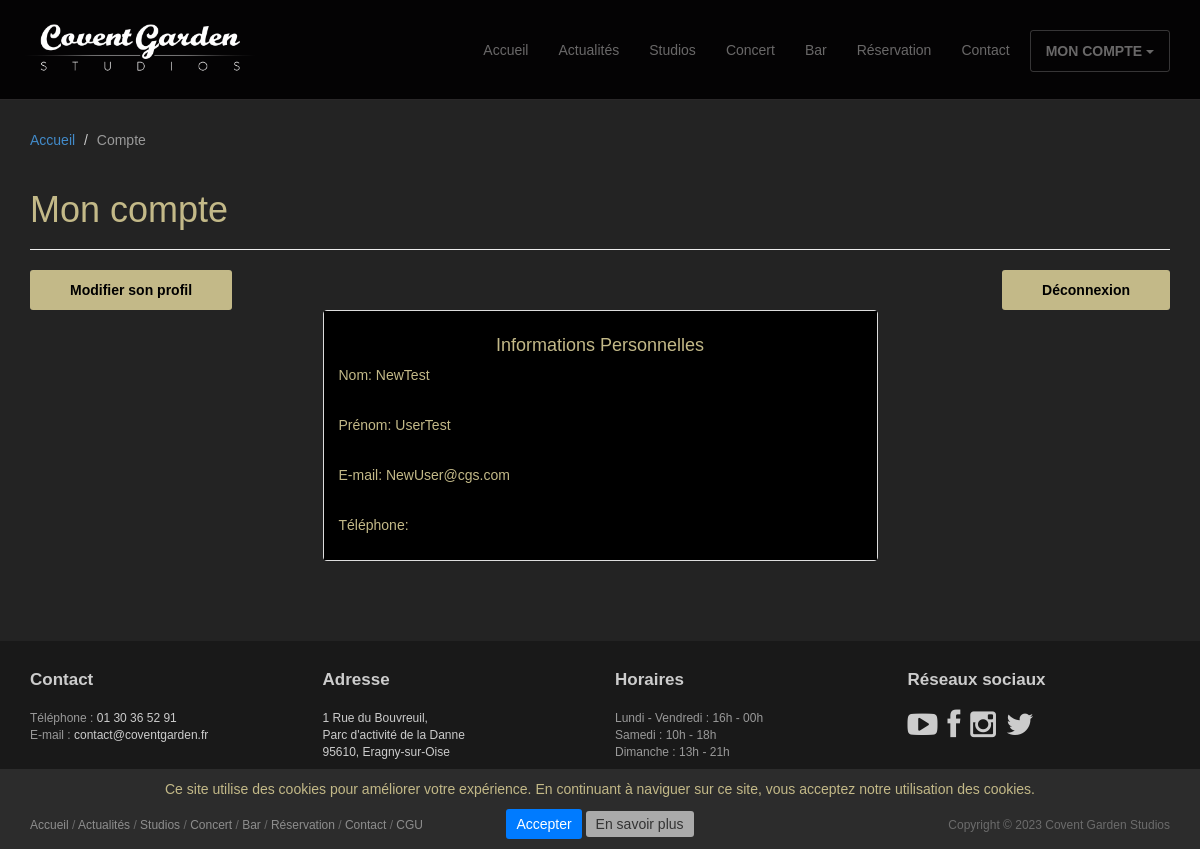
Screenshot of /compte/ (signed in) with the database file from the repository.
### studios/models.py (models this page shows, shortened)
class CustomUser(AbstractUser):
    username = MODEL_USERNAME
    email = MODEL_EMAIL
    last_name = MODEL_LAST_NAME
    first_name = MODEL_FIRST_NAME
    phone = MODEL_PHONE
    password = MODEL_PASSWORD
    password_confirm = MODEL_PASSWORD_CONFIRM

### studios/views.py (the view)
# urls.py: path('compte/', views.ProfileDetailView.as_view(), name='profile_detail'),
class ProfileDetailView(LoginRequiredMixin, View):
    redirect_field_name = ''
    template_name = "profile/profile_detail.html"
    context = {
        "title": "Mon compte",
        "breadcrumb": [
            {"view": "home", "name": "Accueil"},
            {"view": None, "name": "Compte"}]
    }
    def get(self, request):
        return render(request, self.template_name, self.context)

### studios/templates/profile/profile_detail.html (shortened to what this page needs)
{% extends 'base/base.html' %}
{% load static %}
{% block header %}
<header id="head" class="secondary"></header>
{% endblock %}
{% block page_header %}
<header class="page-header">
	<h1 class="page-title">{{title}}</h1>
</header>
{% endblock %}
{% block content %}
<div class="row">
	<div class="col-lg-6 text-left">
		<form action="{% url 'profile_update' %}">
			<button class="btn btn-action">Modifier son profil</button>
		</form>
	</div>
	<div class="col-lg-6 text-right">
		<form action="{% url 'account_log_out' %}">
			<button class="btn btn-action">Déconnexion</button>
		</form>
	</div>
</div>
<div class="row">
	<div class="col-md-6 col-md-offset-3 col-sm-8 col-sm-offset-2">
		<div class="panel panel-default">
			<div class="panel-body">
				<h4 class="text-center"> Informations Personnelles</h4>
				<p>Nom: {{ user.last_name }}</p><br>
				<p>Prénom: {{ user.first_name }}</p><br>
				<p>E-mail: {{ user.email }}</p><br>
				<p>Téléphone: {{ user.phone }}</p>
			</div>
		</div>
	</div>
</div>
{% endblock %}

### studios/static/studios/css/main.css (style rules this page uses)
#head { background:#181015 url( ../images/bg_header.jpg) no-repeat; background-size: cover; min-height:1020px; text-align: center;padding-top: 275px; color:white; font-family:"Open sans", Helvetica, Arial; font-weight:30; }
#head.secondary { height:100px; min-height: 100px; padding-top:0px; }
h1, h2, h3, h4, h5, h6 { font-family:"Open sans", Helvetica, Arial; }
h1, .h1, h2, .h2, h3, .h3 { margin-top:30px; }
.page-title { margin-top:20px; font-weight:300; }
body { background-color: #232323; color: #c3b988; font-family: 'Ubuntu', sans-serif; }

### rows the page displays
CustomUser: last_name "NewTest", first_name "UserTest", email "NewUser@cgs.com"

### other values shown
{{ trail.name }} "Accueil"
{{ trail.name }} "Compte"
{{ title }} "Mon compte"
